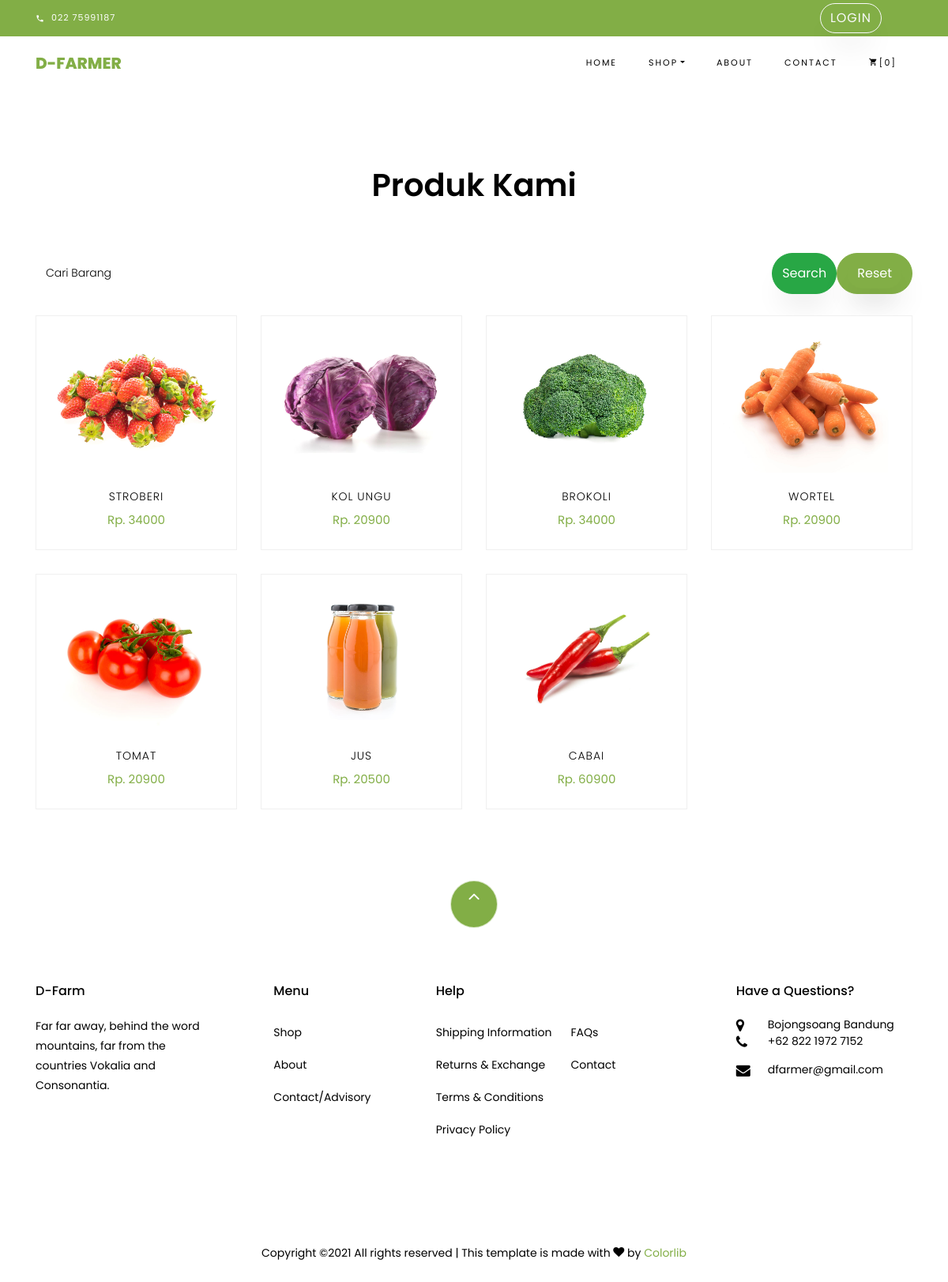
Screenshot of /index.php/shop with the database file from the repository.
### tables this page shows
CREATE TABLE `barang` (
  `id_barang` int(11) NOT NULL,
  `nama_barang` varchar(255) NOT NULL,
  `keterangan_barang` varchar(255) NOT NULL,
  `harga_barang` varchar(255) NOT NULL,
  `tanggal` date NOT NULL,
  `jumlah` int(11) NOT NULL,
  `jenis` varchar(255) NOT NULL,
  `satuan` varchar(255) NOT NULL,
  `gambar` varchar(255) NOT NULL,
  `id_sumber` int(11) NOT NULL,
  `id_gudang` int(11) NOT NULL,
  `id_kategori` int(11) NOT NULL
);

### application/controllers/Shop.php (called while the page is built, shortened)
<?php
class Shop extends CI_Controller {
	function __construct(){
		$this->load->model('M_All');
	}
	public function index()
	{
		$data['barang'] = $this->M_All->get('barang')->result();
		$this->load->view('template/header');
		$this->load->view('shop/home', $data);
		$this->load->view('template/footer');
	}
}

### index.php (called while the page is built, shortened)
<?php
require_once BASEPATH.'core/CodeIgniter.php';

### application/models/M_All.php (called while the page is built, shortened)
<?php
class M_All extends CI_Model{
    public function get($table)
    {
        return $this->db->get($table);
    }
    function count($where)
    {
        return $this->db->count_all_results($where);
    }
}

### application/views/shop/find.php (the view, shortened to what this page needs)
<?php
if (!empty($barang)) {
foreach ($barang as $b) {
                ?>
            <div class="col-md-6 col-lg-3">
                <div class="product">
                    <a href="<?= base_url()?>index.php/shop/info/<?= $b->id_barang?>" class="img-prod"><img class="img-fluid" src="<?= base_url('assets_admin/img/gambar_barang/'.$b->gambar); ?>" alt="Colorlib Template">
                    </a>
                    <div class="text py-3 pb-4 px-3 text-center">
                        <h3><a href="<?= base_url()?>index.php/shop/info/<?= $b->id_barang?>"><?= $b->nama_barang;?></a></h3>
                        <div class="d-flex">
                            <div class="pricing">
                                <p class="price">
                                    <span class="price-sale">Rp. <?= $b->harga_barang;?></span>
                                </p>
                            </div>
                        </div>
                    </div>
                </div>
            </div>
            <?php
        }
}
?>

### application/views/template/header.php (shortened to what this page needs)
<!DOCTYPE html>
<html lang="en">
  <head>
    <link rel="stylesheet" href="<?php echo base_url()?>assets/css/open-iconic-bootstrap.min.css">
    <link rel="stylesheet" href="<?php echo base_url()?>assets/css/animate.css">
    <link rel="stylesheet" href="<?php echo base_url()?>assets/css/owl.carousel.min.css">
    <link rel="stylesheet" href="<?php echo base_url()?>assets/css/owl.theme.default.min.css">
    <link rel="stylesheet" href="<?php echo base_url()?>assets/css/magnific-popup.css">
    <link rel="stylesheet" href="<?php echo base_url()?>assets/css/aos.css">
    <link rel="stylesheet" href="<?php echo base_url()?>assets/css/ionicons.min.css">
    <link rel="stylesheet" href="<?php echo base_url()?>assets/css/bootstrap-datepicker.css">
    <link rel="stylesheet" href="<?php echo base_url()?>assets/css/jquery.timepicker.css">
    <link rel="stylesheet" href="<?php echo base_url()?>assets/css/flaticon.css">
    <link rel="stylesheet" href="<?php echo base_url()?>assets/css/icomoon.css">
    <link rel="stylesheet" href="<?php echo base_url()?>assets/css/style.css">
  </head>
  <body class="goto-here">
		<div class="py-1 bg-primary">
    	<div class="container">
    		<div class="row no-gutters d-flex align-items-start align-items-center px-md-0">
	    		<div class="col-lg-12 d-block">
		    		<div class="row d-flex">
		    			<div class="col-md pr-4 d-flex topper align-items-center">
					    	<div class="icon mr-2 d-flex justify-content-center align-items-center"><span class="icon-phone2"></span></div>
						    <span class="text">022 75991187</span>
					    </div>
					    <div class="col-md-5 pr-4 d-flex topper align-items-end text-lg-right align-self-end">
                            <?php
                                if($this->session->userdata('status') != "login"){
                            ?>
                            <span class="text"><a href="<?= base_url()?>index.php/User/Login" class="btn btn-outline-light">Login<a></span>
                            <?php
                                }
                            ?>
					    </div>
				    </div>
			    </div>
		    </div>
		  </div>
    </div>
    <nav class="navbar navbar-expand-lg navbar-dark ftco_navbar bg-dark ftco-navbar-light" id="ftco-navbar">
	    <div class="container">
	      <a class="navbar-brand" href="<?= base_url()?>">D-Farmer</a>
	      <div class="collapse navbar-collapse" id="ftco-nav">
	        <ul class="navbar-nav ml-auto">
	          <li class="nav-item active"><a href="<?= base_url() ?>" class="nav-link">Home</a></li>
	          <li class="nav-item dropdown">
              <a class="nav-link dropdown-toggle" href="#" id="dropdown04" data-toggle="dropdown" aria-haspopup="true" aria-expanded="false">Shop</a>
            </li>
	          <li class="nav-item"><a href="<?= base_url()?>index.php/Welcome/About" class="nav-link">About</a></li>
	          <li class="nav-item"><a href="<?= base_url()?>index.php/Shop/Saran" class="nav-link">Contact</a></li>
	          <li class="nav-item cta cta-colored"><a href="<?= base_url()?>index.php/shop/cart" class="nav-link"><span class="icon-shopping_cart"></span>[<?= $this->M_All->count('cart')?>]</a></li>
            </ul>
	      </div>
	    </div>
	  </nav>

### application/views/shop/home.php
<section class="ftco-section">
    <div class="container">
            <div class="row justify-content-center mb-3 pb-3">
      <div class="col-md-12 heading-section text-center ftco-animate">
        <h2 class="mb-4">Produk Kami</h2>
      </div>
    </div>
    </div>
    <div class="container">
        <div class="d-flex align-items-center">
            <form action="#" class="subscribe-form">
              <div class="form-group d-flex">
                <input type="text" class="form-control" placeholder="Cari Barang" id="keyword">
                <button type="button" class="btn btn-success" id="btn-search">Search</button>
                <a href="<?php echo base_url('index.php/shop'); ?>" class="btn btn-primary"><button type="button" class="btn btn-primary">Reset</button></a>
              </div>
            </form>
        </div>
    <br>
        <div class="row" id="view">
            <?php $this->load->view('shop/find', array('barang'=>$barang));?>
        </div>
    </div>
</section>

### application/views/template/footer.php (shortened to what this page needs)
<footer class="ftco-footer ftco-section">
      <div class="container">
      	<div class="row">
      		<div class="mouse">
						<a href="#" class="mouse-icon">
							<div class="mouse-wheel"><span class="ion-ios-arrow-up"></span></div>
						</a>
					</div>
      	</div>
        <div class="row mb-5">
          <div class="col-md">
            <div class="ftco-footer-widget mb-4">
              <h2 class="ftco-heading-2">D-Farm</h2>
              <p>Far far away, behind the word mountains, far from the countries Vokalia and Consonantia.</p>
              <ul class="ftco-footer-social list-unstyled float-md-left float-lft mt-5">
              </ul>
            </div>
          </div>
          <div class="col-md">
            <div class="ftco-footer-widget mb-4 ml-md-5">
              <h2 class="ftco-heading-2">Menu</h2>
              <ul class="list-unstyled">
                <li><a href="<?= base_url()?>index.php/Shop" class="py-2 d-block">Shop</a></li>
                <li><a href="<?= base_url()?>index.php/Welcome/About" class="py-2 d-block">About</a></li>
                <li><a href="<?= base_url()?>index.php/Shop/Saran" class="py-2 d-block">Contact/Advisory</a></li>
              </ul>
            </div>
          </div>
          <div class="col-md-4">
             <div class="ftco-footer-widget mb-4">
              <h2 class="ftco-heading-2">Help</h2>
              <div class="d-flex">
	              <ul class="list-unstyled mr-l-5 pr-l-3 mr-4">
	                <li><a href="#" class="py-2 d-block">Shipping Information</a></li>
	                <li><a href="#" class="py-2 d-block">Returns &amp; Exchange</a></li>
	                <li><a href="#" class="py-2 d-block">Terms &amp; Conditions</a></li>
	                <li><a href="#" class="py-2 d-block">Privacy Policy</a></li>
	              </ul>
	              <ul class="list-unstyled">
	                <li><a href="#" class="py-2 d-block">FAQs</a></li>
	                <li><a href="#" class="py-2 d-block">Contact</a></li>
	              </ul>
	            </div>
            </div>
          </div>
          <div class="col-md">
            <div class="ftco-footer-widget mb-4">
            	<h2 class="ftco-heading-2">Have a Questions?</h2>
            	<div class="block-23 mb-3">
	              <ul>
	                <li><span class="icon icon-map-marker"></span><span class="text">Bojongsoang Bandung</span></li>
	                <li><a href="#"><span class="icon icon-phone"></span><span class="text">+62 822 1972 7152</span></a></li>
	                <li><a href="#"><span class="icon icon-envelope"></span><span class="text">dfarmer@gmail.com</span></a></li>
	              </ul>
	            </div>
            </div>
          </div>
        </div>
        <div class="row">
          <div class="col-md-12 text-center">
            <p>
						  Copyright &copy;<script>document.write(new Date().getFullYear());</script> All rights reserved | This template is made with <i class="icon-heart color-danger" aria-hidden="true"></i> by <a href="https://colorlib.com" target="_blank">Colorlib</a>
						</p>
          </div>
        </div>
      </div>
    </footer>

### assets/css/icomoon.css (style rules this page uses)
[class^="icon-"], [class*=" icon-"] { font-family: 'icomoon' !important; speak: none; font-style: normal; font-weight: normal; font-variant: normal; text-transform: none; line-height: 1; -webkit-font-smoothing: antialiased; -moz-osx-font-smoothing: grayscale; }
.icon-heart:before { content: "\f004"; }
.icon-map-marker:before { content: "\f041"; }
.icon-phone:before { content: "\f095"; }
.icon-envelope:before { content: "\f0e0"; }
.icon-phone2:before { content: "\e0cd"; }
.icon-shopping_cart:before { content: "\e8cc"; }

### rows the page displays
barang: gambar (picture), nama_barang "STROBERI"
barang: gambar (picture), nama_barang "KOL UNGU"
barang: gambar (picture), nama_barang "BROKOLI"
barang: gambar (picture), nama_barang "WORTEL"
barang: gambar (picture), nama_barang "TOMAT"
barang: gambar (picture), nama_barang "JUS"
barang: gambar (picture), nama_barang "CABAI"

### other values shown
$this->M_All->count('cart') "0"
